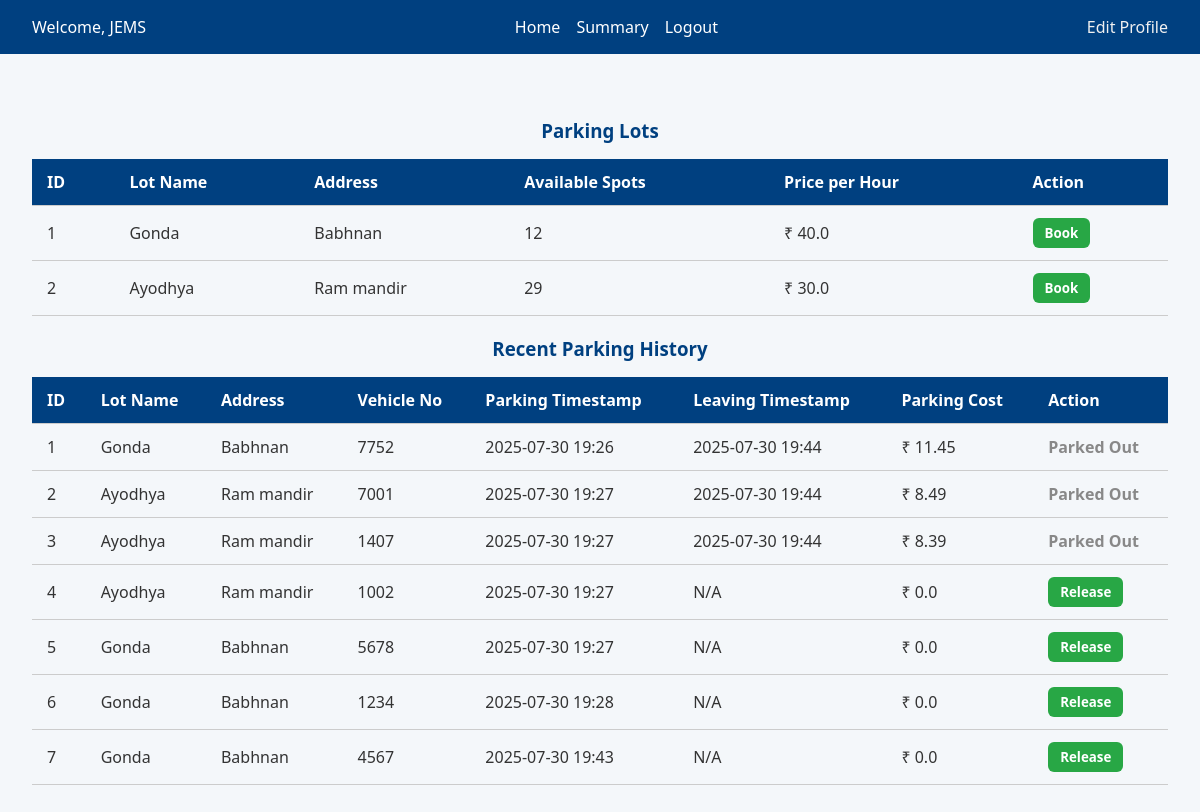
Screenshot of /user_dashboard (signed in) with the database file from the repository.
### models/model.py (models this page shows)
class ParkingLot(db.Model):
    __tablename__ = 'parking_lot'
    id = db.Column(db.Integer, primary_key=True)
    lot_name = db.Column(db.String(100), nullable=False)
    address = db.Column(db.String(200), nullable=False)
    pin_code = db.Column(db.String(10), nullable=False)
    price_per_unit = db.Column(db.Float, nullable=False)
    occupied_spot = db.Column(db.Integer, nullable=False, default=0)
    total_spots = db.Column(db.Integer, nullable=False)
    spots = db.relationship('ParkingSpot', backref='parking_lot', cascade='all, delete', lazy=True)

class Reservation(db.Model):
    __tablename__ = 'reservation'
    id = db.Column(db.Integer, primary_key=True)
    spot_id = db.Column(db.Integer, db.ForeignKey('parking_spot.id'), nullable=False)
    user_id = db.Column(db.Integer, db.ForeignKey('user.id'), nullable=False)
    vehicle_number = db.Column(db.String(20), nullable=False)
    parking_time = db.Column(db.DateTime, default=datetime.utcnow)
    leaving_time = db.Column(db.DateTime)
    total_price = db.Column(db.Float, nullable=False, default=0.0)

### controllers/controller.py (the view)
@app.route('/user_dashboard', methods=['GET', 'POST'])
def user_dashboard():
    if 'user_id' not in session and session.get('role') != 'user':
        return redirect(url_for('login'))
    user_id = session.get('user_id')
    lots = ParkingLot.query.all()
    reservations = Reservation.query.filter_by(user_id=user_id).all()
    return render_template("user_dashboard.html", reservations=reservations, lots=lots)

### templates/user_dashboard.html (shortened to what this page needs)
{% extends 'user_base.html' %}
{% block content %}
    <div class="dashboard">
        <h3 class="section-title">Parking Lots</h3>
        <div class="history-table">
            <table>
                <thead>
                    <tr>
                        <th>ID</th>
                        <th>Lot Name</th>
                        <th>Address</th>
                        <th>Available Spots</th>
                        <th>Price per Hour</th>
                        <th>Action</th>
                    </tr>
                </thead>
                <tbody>
                    {% for lot in lots %}
                        <tr>
                            <td>{{ lot.id }}</td>
                            <td>{{ lot.lot_name }}</td>
                            <td>{{ lot.address }}</td>
                            <td>{{ lot.total_spots - lot.occupied_spot }}</td>
                            <td>₹ {{ lot.price_per_unit }}</td>
                            <td>
                                <a href="{{ url_for('book_spot', lot_id=lot.id) }}">
                                    <button type="submit" class="book-btn">Book</button>
                                </a>
                            </td>
                        </tr>
                    {% endfor %}
                </tbody>
            </table>
        </div>
        <h3 class="section-title" style="margin-top: 20px;">Recent Parking History</h3>
        <div class="history-table">
            <table>
                <thead>
                    <tr>
                        <th>ID</th>
                        <th>Lot Name</th>
                        <th>Address</th>
                        <th>Vehicle No</th>
                        <th>Parking Timestamp</th>
                        <th>Leaving Timestamp</th>
                        <th>Parking Cost</th>
                        <th>Action</th>
                    </tr>
                </thead>
                <tbody>
                    {% for reservation in reservations %}
                    <tr>
                        <td>{{ reservation.id }}</td>
                        <td>{{ reservation.parking_spot.parking_lot.lot_name }}</td>
                        <td>{{ reservation.parking_spot.parking_lot.address }}</td>
                        <td>{{ reservation.vehicle_number }}</td>
                        <td>{{ reservation.parking_time.strftime('%Y-%m-%d %H:%M') }}</td>
                        <td>{{ reservation.leaving_time.strftime('%Y-%m-%d %H:%M') if reservation.leaving_time else 'N/A' }}</td>
                        <td>₹ {{ reservation.total_price }}</td>
                        <td>
                            {% if not reservation.leaving_time %}
                            <a href="{{ url_for('release_spot', reservation_id=reservation.id) }}">
                                <button type="submit" class="release-btn">Release</button>
                            </a>
                            {% else %}
                            <span class="parked-out">Parked Out</span>
                            {% endif %}
                        </td>
                    </tr>
                    {% else %}
                    <tr><td colspan="8" style="text-align: center;">No reservations found.</td></tr>
                    {% endfor %}
                </tbody>
            </table>
        </div>
    </div>
{% endblock %}

### templates/user_base.html (shortened to what this page needs)
<html lang="en">
<head>
    <link rel="stylesheet" href="{{ url_for('static', filename='styles/main.css') }}">
</head>
<body>
    <nav class="navbar">
        <span class="navbar-left">Welcome, {{ session['full_name'] }}</span>
        <ul class="nav-links">
            <li><a href="{{ url_for('user_dashboard') }}">Home</a></li>
            <li><a href="{{ url_for('user_summary') }}">Summary</a></li>
            <li><a href="{{ url_for('logout') }}">Logout</a></li>
            </ul>
            <div><a class="edit-profile" href="{{ url_for('user_profile') }}">Edit Profile</a></div>
        </nav>
    <div class="content">
        {% block content %}{% endblock %}
    </div>
</body>
</html>

### static/styles/main.css (style rules this page uses)
* { margin: 0; padding: 0; box-sizing: border-box; font-family: "Segoe UI", sans-serif; }
body { background-color: #f4f7fa; color: #333; }
a { text-decoration: none; color: #004080; }
h2, h3 { margin-bottom: 1rem; color: #004080; text-align: center; }
.navbar { background-color: #004080; color: white; padding: 1rem 2rem; display: flex; justify-content: space-between; align-items: center; }
.navbar .nav-links { list-style: none; display: flex; gap: 1rem; }
.navbar .nav-links li a { color: white; font-weight: 500; }
.edit-profile, .edit-profile a { color: #f0f0f0; }
.content { padding: 2rem; }
button, .btn, .reserve-btn, .cancel-btn { padding: 10px 20px; background-color: #004080; color: white; border: none; border-radius: 6px; cursor: pointer; font-weight: bold; }
table { width: 100%; border-collapse: collapse; }
th, td { padding: 12px 15px; text-align: left; border-bottom: 1px solid #ccc; }
th { background-color: #004080; color: white; }
.release-btn, .book-btn { background-color: #28a745; padding: 6px 12px; border-radius: 6px; color: white; font-weight: bold; }
.parked-out { font-weight: bold; color: #888; }
.history-table { overflow-x: auto; }
.dashboard { margin-top: 2rem; }

### rows the page displays
ParkingLot: id "1", lot_name "Gonda", address "Babhnan", lot.total_spots-lot.occupied_spot "12", price_per_unit "40.0"
ParkingLot: id "2", lot_name "Ayodhya", address "Ram mandir", lot.total_spots-lot.occupied_spot "29", price_per_unit "30.0"
Reservation: id "1", parking_spot.parking_lot.lot_name "Gonda", parking_spot.parking_lot.address "Babhnan", vehicle_number "7752", parking_time "2025-07-30 19:26", leaving_time "2025-07-30 19:44", total_price "11.45", shows "Parked Out"
Reservation: id "2", parking_spot.parking_lot.lot_name "Ayodhya", parking_spot.parking_lot.address "Ram mandir", vehicle_number "7001", parking_time "2025-07-30 19:27", leaving_time "2025-07-30 19:44", total_price "8.49", shows "Parked Out"
Reservation: id "3", parking_spot.parking_lot.lot_name "Ayodhya", parking_spot.parking_lot.address "Ram mandir", vehicle_number "1407", parking_time "2025-07-30 19:27", leaving_time "2025-07-30 19:44", total_price "8.39", shows "Parked Out"
Reservation: id "4", parking_spot.parking_lot.lot_name "Ayodhya", parking_spot.parking_lot.address "Ram mandir", vehicle_number "1002", parking_time "2025-07-30 19:27", leaving_time "N/A", total_price "0.0"
Reservation: id "5", parking_spot.parking_lot.lot_name "Gonda", parking_spot.parking_lot.address "Babhnan", vehicle_number "5678", parking_time "2025-07-30 19:27", leaving_time "N/A", total_price "0.0"
Reservation: id "6", parking_spot.parking_lot.lot_name "Gonda", parking_spot.parking_lot.address "Babhnan", vehicle_number "1234", parking_time "2025-07-30 19:28", leaving_time "N/A", total_price "0.0"
Reservation: id "7", parking_spot.parking_lot.lot_name "Gonda", parking_spot.parking_lot.address "Babhnan", vehicle_number "4567", parking_time "2025-07-30 19:43", leaving_time "N/A", total_price "0.0"

### other values shown
{{ session['full_name'] }} "JEMS"
